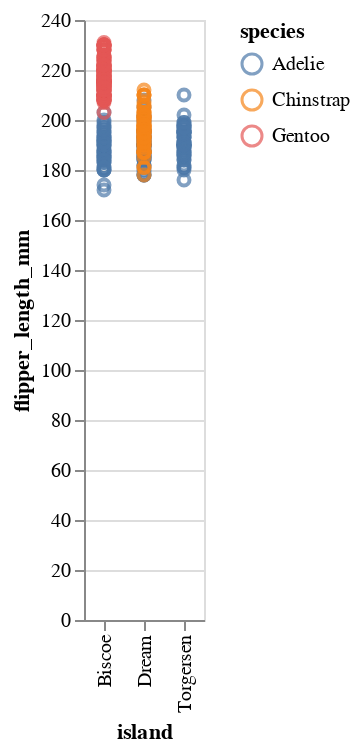

Notebook code cell kept with this figure:
### Markdown cell above
What if we want to do EDA on this dataset and put a categorical variable on the $x$ axis? 

Simple:

### Code cell
# alt.Chart(cars).mark_point().encode(
#     x='Origin',
#     y='Miles_per_Gallon',
#     color='Cylinders',
# ).interactive()

alt.Chart(penguins).mark_point().encode(
    x='island',
    y='flipper_length_mm',
    color='species',
).interactive()

### Figure 1 — Vega-Lite specification as saved in the notebook (floating-point values rounded to 4 significant figures; data arrays with more than 128 entries replaced by an {"elided": "..."} marker saying what was removed)
{"config": {"view": {"continuousWidth": 400, "continuousHeight": 300}}, "data": {"name": "data-6503fb4fbd21ca2400956d2086879525"}, "mark": "point", "encoding": {"color": {"type": "nominal", "field": "species"}, "x": {"type": "nominal", "field": "island"}, "y": {"type": "quantitative", "field": "flipper_length_mm"}}, "selection": {"selector018": {"type": "interval", "bind": "scales", "encodings": ["x", "y"]}}, "$schema": "https://vega.github.io/schema/vega-lite/v4.8.1.json", "datasets": {"data-6503fb4fbd21ca2400956d2086879525": {"elided": "344 records"}}}
